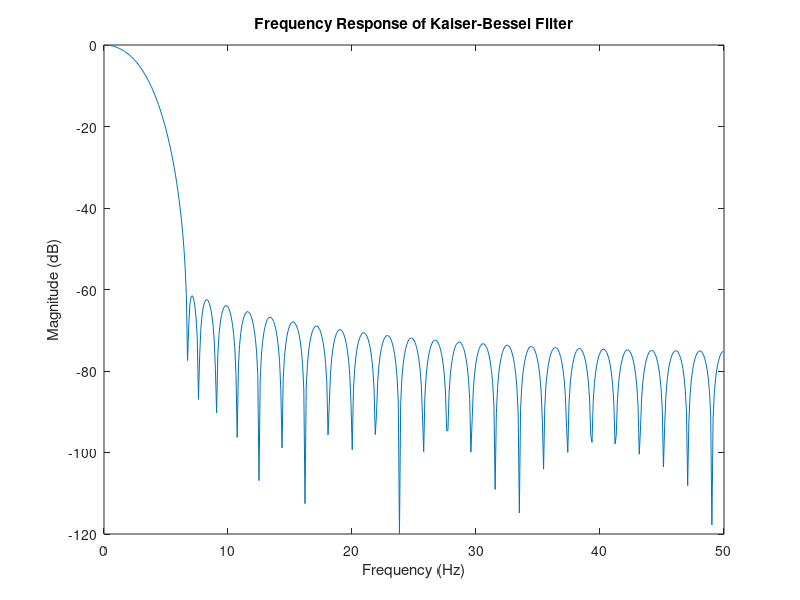

Recreate this plot in MATLAB.
clear all
L = 51;
Np = (L-1) / 2;
A = 60;
Fc = 3;
Fs = 100;
h = zeros(L,1);
alpha = 0.1102*(A - 8.7);
for i=1:length(h)
    k = i - 1;
    c = alpha * sqrt(1 - ((k-Np)/Np)^2);
    h(i) = (sinc(2*(k-Np)*Fc/Fs)*(2*Fc/Fs)) * besseli(0,c) / besseli(0,alpha);
end
% Normalization
h = h ./ sum(h);
[a,w] = freqz(h);
w = w * (50/pi);
plot(w,mag2db(abs(a)))
title('Frequency Response of Kaiser-Bessel Filter')
xlabel('Frequency (Hz)')
ylabel('Magnitude (dB)')